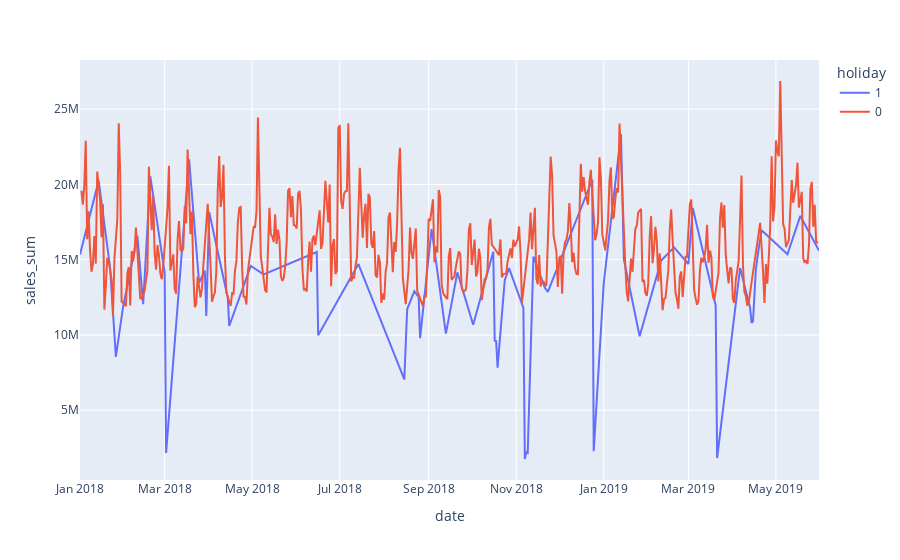

Notebook code for this chart:
### Code cell
fig = px.line(df_group, x='date', y='sales_sum', color="holiday")
fig.show()
